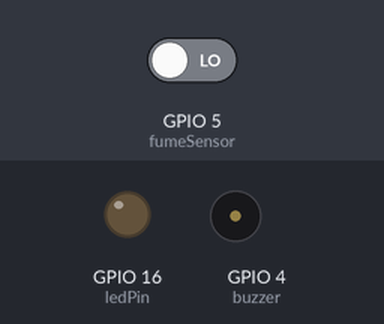
This sketch was run on a simulated ESP8266 (NodeMCU). On the bench: output pins drawn as LEDs (lit = HIGH), buzzer (waves = sounding). The inputs (shaded band) are chosen by the test bench; at power-on: GPIO 5 (fumeSensor) LOW. WiFi joins after 1.5 s; servers stay silent unless stated; pins used as bus, display or sensor lines are not drawn; what the sketch prints to the serial monitor is not drawn.

Above: at 2.7 s.
2.8 s: GPIO 5 (fumeSensor) driven HIGH
At 4.3 s:
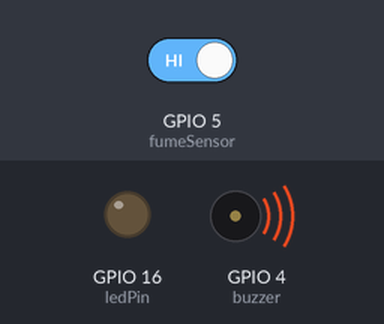
Timing chart, 0 to 5.8 s (numbered marks = the images above; inputs shaded):
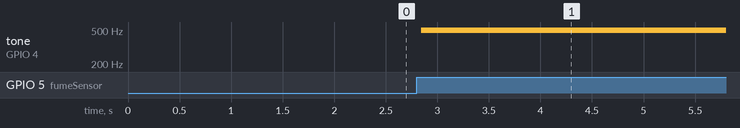

The sketch:

WiFiTelnetToSerialSensorsIOT.ino
```cpp
#include <ESP8266WiFi.h>

//how many clients should be able to telnet to this ESP8266
#define MAX_SRV_CLIENTS 5
const char* ssid = "UHWireless";
const char* password = "";
#define ledPin 16
#define fumeSensor 5
#define buzzer 4
#define analogInput 0

WiFiServer server(23);
WiFiClient serverClients[MAX_SRV_CLIENTS];

void setup() {
  //----setup pins
  pinMode(ledPin, OUTPUT);
  pinMode(buzzer, OUTPUT);
  pinMode(fumeSensor, INPUT);
  pinMode(analogInput, INPUT);
  //----end
  WiFi.begin(ssid, password);
  //serial for the arduino
  Serial.begin(115200);
  Serial.print("\nConnecting to "); Serial.println(ssid);
  uint8_t i = 0;
  while (WiFi.status() != WL_CONNECTED && i++ < 20) delay(500);
  if(i == 21){
    Serial.print("Could not connect to"); Serial.println(ssid);
    while(1) delay(500);
  }
  //start UART and the server
  server.begin();
  server.setNoDelay(true);

  Serial.print("Ready! Use 'telnet ");
  Serial.print(WiFi.localIP());
  Serial.println(" 23' to connect");
  //attachInterrupt(digitalPinToInterrupt(fumeSensor), FSensor, RISING);
}
void FSensor(){
  for(int i = 0; i < MAX_SRV_CLIENTS; i++){
    if (serverClients[i] && serverClients[i].connected()){
      serverClients[i].write("FIRE......!\n");
    }
  }
    for(int i = 0; i < 500; i++){
      digitalWrite(buzzer,HIGH);
      delay(1);
      digitalWrite(buzzer,LOW);
      delay(1);
    }
}

void loop() {
  uint8_t i;
  //check if there are any new clients
  if (server.hasClient()){
    for(i = 0; i < MAX_SRV_CLIENTS; i++){
      //find free/disconnected spot
      if (!serverClients[i] || !serverClients[i].connected()){
        if(serverClients[i]) serverClients[i].stop();
        WiFiClient temp = server.available();
        if(temp){
          serverClients[i] = temp;
          Serial.print("New client: "); Serial.println(i);
        }
      }
    }
    //no free/disconnected spot so reject
    WiFiClient serverClient = server.available();
    serverClient.stop();
  }
  //check clients for data
  for(i = 0; i < MAX_SRV_CLIENTS; i++){
    if (serverClients[i] && serverClients[i].connected()){
      if(serverClients[i].available()){
        //get data from the telnet client and push it to the UART
        if(serverClients[i].available()) ledData(serverClients[i].readString(),i);
      }
    }
  }
  if(digitalRead(fumeSensor) == HIGH){
    FSensor();
  }
}
void ledData(String input,int clientNum){
  //Serial.write(input);
  if(input.startsWith("LED")){
    if(input.charAt(3) == '1'){
      digitalWrite(ledPin,HIGH);
      serverClients[clientNum].write("LED1\n");
    }else{
      digitalWrite(ledPin,LOW);
      serverClients[clientNum].write("LED0 \n");
    }
  }
}
```

Measured:
- after the input at 2.8 s, tone on GPIO 4 (buzzer): silent → 498 Hz at once
